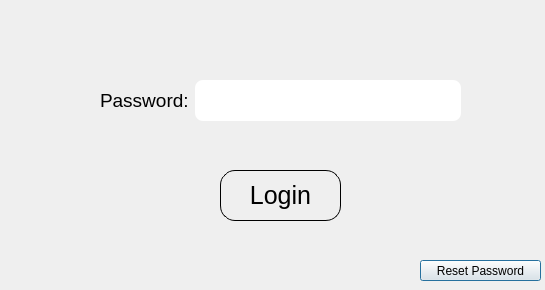
<?xml version="1.0" encoding="UTF-8"?>
<ui version="4.0">
 <class>dialog</class>
 <widget class="QDialog" name="dialog">
  <property name="geometry">
   <rect>
    <x>0</x>
    <y>0</y>
    <width>545</width>
    <height>290</height>
   </rect>
  </property>
  <property name="sizePolicy">
   <sizepolicy hsizetype="Fixed" vsizetype="Fixed">
    <horstretch>0</horstretch>
    <verstretch>0</verstretch>
   </sizepolicy>
  </property>
  <property name="maximumSize">
   <size>
    <width>643</width>
    <height>371</height>
   </size>
  </property>
  <property name="windowTitle">
   <string>Login</string>
  </property>
  <widget class="QPushButton" name="reset">
   <property name="geometry">
    <rect>
     <x>420</x>
     <y>260</y>
     <width>121</width>
     <height>21</height>
    </rect>
   </property>
   <property name="sizePolicy">
    <sizepolicy hsizetype="Minimum" vsizetype="Expanding">
     <horstretch>0</horstretch>
     <verstretch>0</verstretch>
    </sizepolicy>
   </property>
   <property name="font">
    <font>
     <kerning>true</kerning>
    </font>
   </property>
   <property name="styleSheet">
    <string notr="true"/>
   </property>
   <property name="text">
    <string>Reset Password</string>
   </property>
  </widget>
  <widget class="QPushButton" name="sign_in">
   <property name="geometry">
    <rect>
     <x>220</x>
     <y>170</y>
     <width>121</width>
     <height>51</height>
    </rect>
   </property>
   <property name="sizePolicy">
    <sizepolicy hsizetype="Minimum" vsizetype="Expanding">
     <horstretch>0</horstretch>
     <verstretch>0</verstretch>
    </sizepolicy>
   </property>
   <property name="styleSheet">
    <string notr="true">border: 1px solid black;
border-radius: 15px;
font-size: 25px;</string>
   </property>
   <property name="text">
    <string>Login</string>
   </property>
  </widget>
  <widget class="QWidget" name="layoutWidget">
   <property name="geometry">
    <rect>
     <x>100</x>
     <y>80</y>
     <width>361</width>
     <height>41</height>
    </rect>
   </property>
   <property name="sizePolicy">
    <sizepolicy hsizetype="Preferred" vsizetype="Expanding">
     <horstretch>0</horstretch>
     <verstretch>0</verstretch>
    </sizepolicy>
   </property>
   <layout class="QHBoxLayout" name="horizontalLayout_2">
    <item>
     <widget class="QLabel" name="label_2">
      <property name="sizePolicy">
       <sizepolicy hsizetype="Preferred" vsizetype="Expanding">
        <horstretch>0</horstretch>
        <verstretch>0</verstretch>
       </sizepolicy>
      </property>
      <property name="font">
       <font>
        <pointsize>14</pointsize>
       </font>
      </property>
      <property name="text">
       <string>Password:</string>
      </property>
     </widget>
    </item>
    <item>
     <widget class="QLineEdit" name="password">
      <property name="sizePolicy">
       <sizepolicy hsizetype="Expanding" vsizetype="Expanding">
        <horstretch>0</horstretch>
        <verstretch>0</verstretch>
       </sizepolicy>
      </property>
      <property name="styleSheet">
       <string notr="true">border-radius: 8px; color:rgb(0, 0, 0); background-color: rgb(255, 255, 255);</string>
      </property>
      <property name="echoMode">
       <enum>QLineEdit::Password</enum>
      </property>
     </widget>
    </item>
   </layout>
  </widget>
 </widget>
 <tabstops>
  <tabstop>password</tabstop>
  <tabstop>sign_in</tabstop>
  <tabstop>reset</tabstop>
 </tabstops>
 <resources/>
 <connections/>
</ui>
